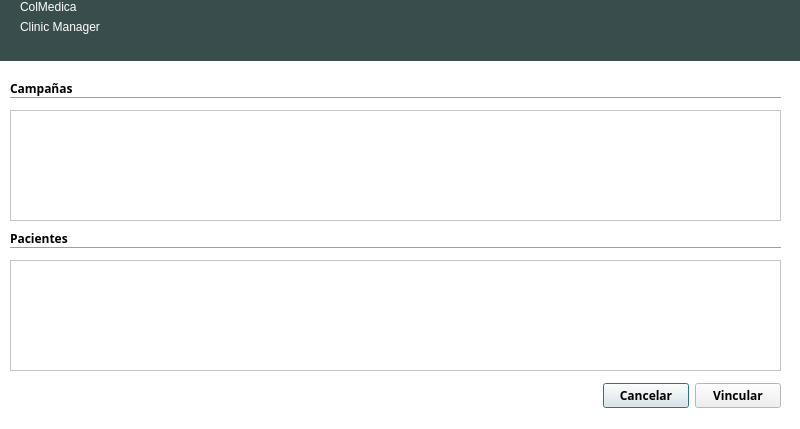
<?xml version="1.0" encoding="UTF-8"?>
<ui version="4.0">
 <class>Dialog</class>
 <widget class="QDialog" name="Dialog">
  <property name="geometry">
   <rect>
    <x>0</x>
    <y>0</y>
    <width>800</width>
    <height>429</height>
   </rect>
  </property>
  <property name="palette">
   <palette>
    <active>
     <colorrole role="Base">
      <brush brushstyle="SolidPattern">
       <color alpha="255">
        <red>255</red>
        <green>255</green>
        <blue>255</blue>
       </color>
      </brush>
     </colorrole>
     <colorrole role="Window">
      <brush brushstyle="SolidPattern">
       <color alpha="255">
        <red>255</red>
        <green>255</green>
        <blue>255</blue>
       </color>
      </brush>
     </colorrole>
    </active>
    <inactive>
     <colorrole role="Base">
      <brush brushstyle="SolidPattern">
       <color alpha="255">
        <red>255</red>
        <green>255</green>
        <blue>255</blue>
       </color>
      </brush>
     </colorrole>
     <colorrole role="Window">
      <brush brushstyle="SolidPattern">
       <color alpha="255">
        <red>255</red>
        <green>255</green>
        <blue>255</blue>
       </color>
      </brush>
     </colorrole>
    </inactive>
    <disabled>
     <colorrole role="Base">
      <brush brushstyle="SolidPattern">
       <color alpha="255">
        <red>255</red>
        <green>255</green>
        <blue>255</blue>
       </color>
      </brush>
     </colorrole>
     <colorrole role="Window">
      <brush brushstyle="SolidPattern">
       <color alpha="255">
        <red>255</red>
        <green>255</green>
        <blue>255</blue>
       </color>
      </brush>
     </colorrole>
    </disabled>
   </palette>
  </property>
  <property name="windowTitle">
   <string>Dialog</string>
  </property>
  <property name="autoFillBackground">
   <bool>true</bool>
  </property>
  <widget class="QWidget" name="widget_2" native="true">
   <property name="geometry">
    <rect>
     <x>0</x>
     <y>0</y>
     <width>801</width>
     <height>61</height>
    </rect>
   </property>
   <property name="palette">
    <palette>
     <active>
      <colorrole role="WindowText">
       <brush brushstyle="SolidPattern">
        <color alpha="255">
         <red>255</red>
         <green>255</green>
         <blue>255</blue>
        </color>
       </brush>
      </colorrole>
      <colorrole role="Base">
       <brush brushstyle="SolidPattern">
        <color alpha="255">
         <red>255</red>
         <green>255</green>
         <blue>255</blue>
        </color>
       </brush>
      </colorrole>
      <colorrole role="Window">
       <brush brushstyle="SolidPattern">
        <color alpha="255">
         <red>57</red>
         <green>77</green>
         <blue>76</blue>
        </color>
       </brush>
      </colorrole>
     </active>
     <inactive>
      <colorrole role="WindowText">
       <brush brushstyle="SolidPattern">
        <color alpha="255">
         <red>255</red>
         <green>255</green>
         <blue>255</blue>
        </color>
       </brush>
      </colorrole>
      <colorrole role="Base">
       <brush brushstyle="SolidPattern">
        <color alpha="255">
         <red>255</red>
         <green>255</green>
         <blue>255</blue>
        </color>
       </brush>
      </colorrole>
      <colorrole role="Window">
       <brush brushstyle="SolidPattern">
        <color alpha="255">
         <red>57</red>
         <green>77</green>
         <blue>76</blue>
        </color>
       </brush>
      </colorrole>
     </inactive>
     <disabled>
      <colorrole role="WindowText">
       <brush brushstyle="SolidPattern">
        <color alpha="255">
         <red>159</red>
         <green>158</green>
         <blue>158</blue>
        </color>
       </brush>
      </colorrole>
      <colorrole role="Base">
       <brush brushstyle="SolidPattern">
        <color alpha="255">
         <red>57</red>
         <green>77</green>
         <blue>76</blue>
        </color>
       </brush>
      </colorrole>
      <colorrole role="Window">
       <brush brushstyle="SolidPattern">
        <color alpha="255">
         <red>57</red>
         <green>77</green>
         <blue>76</blue>
        </color>
       </brush>
      </colorrole>
     </disabled>
    </palette>
   </property>
   <property name="autoFillBackground">
    <bool>true</bool>
   </property>
   <widget class="QWidget" name="widget_3" native="true">
    <property name="geometry">
     <rect>
      <x>590</x>
      <y>10</y>
      <width>41</width>
      <height>41</height>
     </rect>
    </property>
    <property name="contextMenuPolicy">
     <enum>Qt::NoContextMenu</enum>
    </property>
    <property name="autoFillBackground">
     <bool>false</bool>
    </property>
    <property name="styleSheet">
     <string notr="true">image: url(:/Iconos/user_big.png);</string>
    </property>
   </widget>
   <widget class="QWidget" name="layoutWidget_3">
    <property name="geometry">
     <rect>
      <x>20</x>
      <y>0</y>
      <width>162</width>
      <height>63</height>
     </rect>
    </property>
    <layout class="QFormLayout" name="formLayout_4">
     <item row="0" column="0">
      <widget class="QLabel" name="label_7">
       <property name="styleSheet">
        <string notr="true">font: 30pt &quot;Ubuntu Condensed&quot;;
color: rgb(255, 255, 255);</string>
       </property>
       <property name="text">
        <string>ColMedica</string>
       </property>
      </widget>
     </item>
     <item row="1" column="0">
      <widget class="QLabel" name="label_8">
       <property name="text">
        <string>Clinic Manager</string>
       </property>
      </widget>
     </item>
    </layout>
   </widget>
  </widget>
  <widget class="QWidget" name="widget" native="true">
   <property name="geometry">
    <rect>
     <x>0</x>
     <y>70</y>
     <width>791</width>
     <height>351</height>
    </rect>
   </property>
   <property name="font">
    <font>
     <family>Ubuntu Condensed</family>
     <weight>75</weight>
     <bold>true</bold>
    </font>
   </property>
   <widget class="QLabel" name="label">
    <property name="geometry">
     <rect>
      <x>10</x>
      <y>10</y>
      <width>91</width>
      <height>16</height>
     </rect>
    </property>
    <property name="text">
     <string>Campañas</string>
    </property>
   </widget>
   <widget class="QListWidget" name="listWidget">
    <property name="geometry">
     <rect>
      <x>10</x>
      <y>40</y>
      <width>771</width>
      <height>111</height>
     </rect>
    </property>
    <property name="font">
     <font>
      <weight>50</weight>
      <bold>false</bold>
     </font>
    </property>
   </widget>
   <widget class="Line" name="line">
    <property name="geometry">
     <rect>
      <x>10</x>
      <y>20</y>
      <width>771</width>
      <height>16</height>
     </rect>
    </property>
    <property name="orientation">
     <enum>Qt::Horizontal</enum>
    </property>
   </widget>
   <widget class="Line" name="line_2">
    <property name="geometry">
     <rect>
      <x>10</x>
      <y>170</y>
      <width>771</width>
      <height>16</height>
     </rect>
    </property>
    <property name="orientation">
     <enum>Qt::Horizontal</enum>
    </property>
   </widget>
   <widget class="QListWidget" name="listWidget_2">
    <property name="geometry">
     <rect>
      <x>10</x>
      <y>190</y>
      <width>771</width>
      <height>111</height>
     </rect>
    </property>
    <property name="font">
     <font>
      <weight>50</weight>
      <bold>false</bold>
     </font>
    </property>
   </widget>
   <widget class="QLabel" name="label_2">
    <property name="geometry">
     <rect>
      <x>10</x>
      <y>160</y>
      <width>91</width>
      <height>16</height>
     </rect>
    </property>
    <property name="text">
     <string>Pacientes</string>
    </property>
   </widget>
   <widget class="QWidget" name="layoutWidget">
    <property name="geometry">
     <rect>
      <x>603</x>
      <y>311</y>
      <width>178</width>
      <height>29</height>
     </rect>
    </property>
    <layout class="QGridLayout" name="gridLayout">
     <item row="0" column="0">
      <widget class="QPushButton" name="pushButton">
       <property name="text">
        <string>Cancelar</string>
       </property>
      </widget>
     </item>
     <item row="0" column="1">
      <widget class="QPushButton" name="pushButton_2">
       <property name="text">
        <string>Vincular</string>
       </property>
      </widget>
     </item>
    </layout>
   </widget>
  </widget>
 </widget>
 <resources/>
 <connections/>
</ui>
